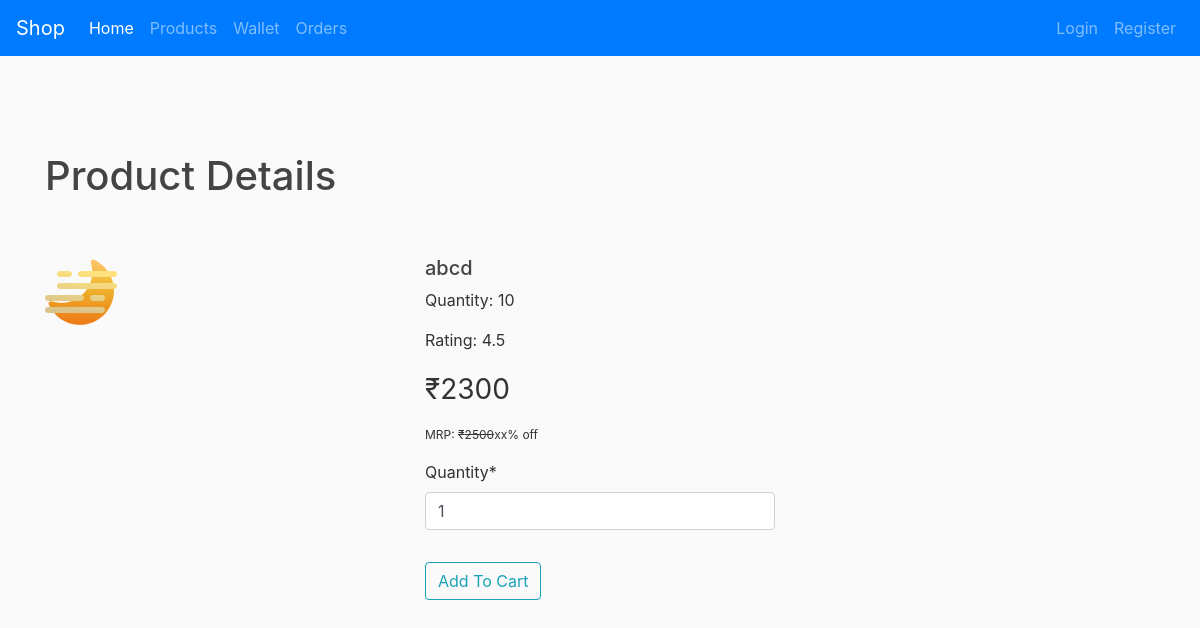
The app's page /products/5/ with its own data.
### shop/models.py (models this page shows, shortened)
class Product(models.Model):
    id = models.CharField(primary_key=True, max_length=4)
    name = models.CharField(max_length=100)
    details = models.TextField()
    image = models.ImageField(null=True)
    rating = models.FloatField()
    price = models.IntegerField()
    mrp = models.IntegerField()
    quantity = models.IntegerField(default=10)

### shop/views.py (the view)
# urls.py: path('products/<int:pk>/', views.ProductDetailView.as_view(), name="shop-details"),
class ProductDetailView(DetailView):
    model = Product
    def get_context_data(self, **kwargs):
        context = super().get_context_data(**kwargs)
        form_values = {
            'user': self.request.user,
            'product': self.get_object()
        }
        context["form"] = AddToCartForm(initial=form_values)
        return context

### shop/forms.py
class AddToCartForm(forms.ModelForm):
    product = forms.ModelChoiceField(queryset=Product.objects, widget=forms.HiddenInput)
    user = forms.ModelChoiceField(queryset=User.objects, widget=forms.HiddenInput)
    class Meta:
        model = CartItem
        fields = ['product', 'user', 'quantity']

### shop/templates/shop/product_detail.html (shortened to what this page needs)
{% extends "shop/base.html" %}
{% load crispy_forms_tags %}
{% block main %}
    <h1>Product Details</h1><br><br>
    <div class="row">
        <div class="col-sm-4">
                <img  src="/media/{{ object.image }}" alt="{{ object.name }} image">
        </div>
        <div class="col-sm-4">
            <h5>{{ object.name }}</h5>
            <p>Quantity: {{ object.quantity }}</p>
                <p>Rating: {{ object.rating }}</p>
                <p style = "font-size: 28px;">₹{{ object.price}}</p>
            <p style = "font-size: 12px;">MRP: <s>₹{{ object.mrp }}</s>xx% off</p>
            <form action="/cart/" method="POST">
            <fieldset class="form-group">
                {{ form|crispy }}
            </fieldset>
            <div class="form-group">
                <button class="btn btn-outline-info btn-primary" type="submit">Add To Cart</button>
            </div>
        </form>
        </div>
    </div>
{% endblock main %}

### shop/static/shop/main.css (style rules this page uses)
body { background: #fafafa; color: #333333; margin-top: 5rem; }
h1, h2, h3, h4, h5, h6 { color: #444444; }

### records on screen
Product: image (picture), name "abcd", quantity "10", rating "4.5", price "2300", mrp "2500"
